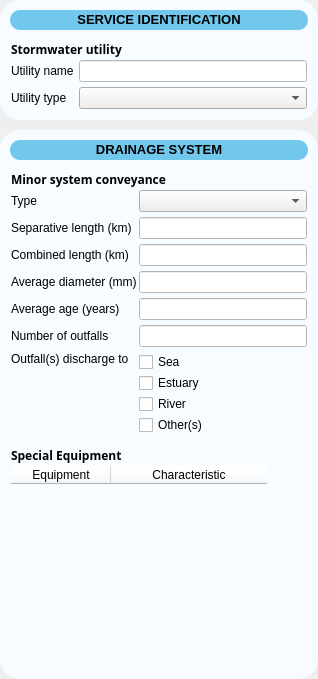
           <widget class="QWidget" name="Col3" native="true">
            <property name="sizePolicy">
             <sizepolicy hsizetype="Preferred" vsizetype="Preferred">
              <horstretch>0</horstretch>
              <verstretch>0</verstretch>
             </sizepolicy>
            </property>
            <property name="styleSheet">
             <string notr="true"/>
            </property>
            <layout class="QVBoxLayout" name="verticalLayout_56" stretch="0,0">
             <property name="spacing">
              <number>10</number>
             </property>
             <property name="leftMargin">
              <number>0</number>
             </property>
             <property name="topMargin">
              <number>0</number>
             </property>
             <property name="rightMargin">
              <number>0</number>
             </property>
             <property name="bottomMargin">
              <number>0</number>
             </property>
             <item>
              <widget class="QFrame" name="Service_Frame">
               <property name="styleSheet">
                <string notr="true">QFrame{
background-color: rgb(246, 252, 255);
border-radius: 20px
}</string>
               </property>
               <layout class="QVBoxLayout" name="verticalLayout_48" stretch="0,0">
                <property name="spacing">
                 <number>10</number>
                </property>
                <property name="leftMargin">
                 <number>10</number>
                </property>
                <property name="topMargin">
                 <number>10</number>
                </property>
                <property name="rightMargin">
                 <number>10</number>
                </property>
                <property name="bottomMargin">
                 <number>10</number>
                </property>
                <item>
                 <widget class="QLabel" name="Service_Label">
                  <property name="minimumSize">
                   <size>
                    <width>0</width>
                    <height>20</height>
                   </size>
                  </property>
                  <property name="font">
                   <font>
                    <pointsize>10</pointsize>
                   </font>
                  </property>
                  <property name="styleSheet">
                   <string notr="true">background-color: #71C7EC;	
border-radius: 10px</string>
                  </property>
                  <property name="text">
                   <string>&lt;html&gt;&lt;head/&gt;&lt;body&gt;&lt;p align=&quot;center&quot;&gt;&lt;span style=&quot; font-weight:700;&quot;&gt;SERVICE IDENTIFICATION&lt;/span&gt;&lt;/p&gt;&lt;/body&gt;&lt;/html&gt;</string>
                  </property>
                 </widget>
                </item>
                <item>
                 <widget class="QWidget" name="Utility_Widget" native="true">
                  <layout class="QVBoxLayout" name="verticalLayout_66" stretch="0,0">
                   <property name="spacing">
                    <number>2</number>
                   </property>
                   <property name="leftMargin">
                    <number>1</number>
                   </property>
                   <property name="topMargin">
                    <number>1</number>
                   </property>
                   <property name="rightMargin">
                    <number>1</number>
                   </property>
                   <property name="bottomMargin">
                    <number>1</number>
                   </property>
                   <item>
                    <widget class="QLabel" name="label_47">
                     <property name="font">
                      <font>
                       <family>Segoe UI Variable Text Semiligh</family>
                       <bold>true</bold>
                      </font>
                     </property>
                     <property name="text">
                      <string>Stormwater utility</string>
                     </property>
                     <property name="textFormat">
                      <enum>Qt::PlainText</enum>
                     </property>
                    </widget>
                   </item>
                   <item>
                    <layout class="QFormLayout" name="Utility_Forrm">
                     <property name="formAlignment">
                      <set>Qt::AlignLeading|Qt::AlignLeft|Qt::AlignVCenter</set>
                     </property>
                     <property name="horizontalSpacing">
                      <number>5</number>
                     </property>
                     <property name="verticalSpacing">
                      <number>5</number>
                     </property>
                     <item row="0" column="0">
                      <widget class="QLabel" name="UtilityName_Label">
                       <property name="text">
                        <string>Utility name</string>
                       </property>
                      </widget>
                     </item>
                     <item row="0" column="1">
                      <widget class="QLineEdit" name="UtilityName_LineEdit">
                       <property name="styleSheet">
                        <string notr="true">background-color: white</string>
                       </property>
                       <property name="alignment">
                        <set>Qt::AlignCenter</set>
                       </property>
                      </widget>
                     </item>
                     <item row="1" column="0">
                      <widget class="QLabel" name="UtilityType_Label">
                       <property name="text">
                        <string>Utility type</string>
                       </property>
                      </widget>
                     </item>
                     <item row="1" column="1">
                      <widget class="QComboBox" name="UtilityType_ComboBox">
                       <property name="editable">
                        <bool>false</bool>
                       </property>
                       <property name="currentText">
                        <string/>
                       </property>
                       <property name="placeholderText">
                        <string>Select utility type...</string>
                       </property>
                       <property name="frame">
                        <bool>true</bool>
                       </property>
                       <item>
                        <property name="text">
                         <string>Municipal department</string>
                        </property>
                       </item>
                       <item>
                        <property name="text">
                         <string>Public company</string>
                        </property>
                       </item>
                       <item>
                        <property name="text">
                         <string>Private company</string>
                        </property>
                       </item>
                      </widget>
                     </item>
                    </layout>
                   </item>
                  </layout>
                 </widget>
                </item>
               </layout>
              </widget>
             </item>
             <item>
              <widget class="QFrame" name="Drainage_Frame">
               <property name="styleSheet">
                <string notr="true">QFrame{
background-color: rgb(246, 252, 255);
border-radius: 20px
}</string>
               </property>
               <layout class="QVBoxLayout" name="verticalLayout_57" stretch="0,0,0,0">
                <property name="spacing">
                 <number>10</number>
                </property>
                <property name="leftMargin">
                 <number>10</number>
                </property>
                <property name="topMargin">
                 <number>10</number>
                </property>
                <property name="rightMargin">
                 <number>10</number>
                </property>
                <property name="bottomMargin">
                 <number>10</number>
                </property>
                <item>
                 <widget class="QLabel" name="Drainage_Label">
                  <property name="minimumSize">
                   <size>
                    <width>0</width>
                    <height>20</height>
                   </size>
                  </property>
                  <property name="font">
                   <font>
                    <pointsize>10</pointsize>
                   </font>
                  </property>
                  <property name="styleSheet">
                   <string notr="true">background-color: #71C7EC;
border-radius: 10px</string>
                  </property>
                  <property name="text">
                   <string>&lt;html&gt;&lt;head/&gt;&lt;body&gt;&lt;p align=&quot;center&quot;&gt;&lt;span style=&quot; font-weight:700;&quot;&gt;DRAINAGE SYSTEM&lt;/span&gt;&lt;/p&gt;&lt;/body&gt;&lt;/html&gt;</string>
                  </property>
                 </widget>
                </item>
                <item>
                 <widget class="QWidget" name="Minor_Widget" native="true">
                  <layout class="QVBoxLayout" name="verticalLayout_69" stretch="0,0">
                   <property name="spacing">
                    <number>2</number>
                   </property>
                   <property name="leftMargin">
                    <number>1</number>
                   </property>
                   <property name="topMargin">
                    <number>1</number>
                   </property>
                   <property name="rightMargin">
                    <number>1</number>
                   </property>
                   <property name="bottomMargin">
                    <number>1</number>
                   </property>
                   <item>
                    <widget class="QLabel" name="Minor_Label">
                     <property name="font">
                      <font>
                       <family>Segoe UI Variable Text Semiligh</family>
                       <bold>true</bold>
                      </font>
                     </property>
                     <property name="styleSheet">
                      <string notr="true"/>
                     </property>
                     <property name="text">
                      <string>Minor system conveyance</string>
                     </property>
                     <property name="textFormat">
                      <enum>Qt::PlainText</enum>
                     </property>
                    </widget>
                   </item>
                   <item>
                    <layout class="QFormLayout" name="Minor_Form">
                     <property name="formAlignment">
                      <set>Qt::AlignCenter</set>
                     </property>
                     <property name="verticalSpacing">
                      <number>5</number>
                     </property>
                     <property name="leftMargin">
                      <number>0</number>
                     </property>
                     <property name="topMargin">
                      <number>0</number>
                     </property>
                     <property name="rightMargin">
                      <number>0</number>
                     </property>
                     <property name="bottomMargin">
                      <number>0</number>
                     </property>
                     <item row="0" column="0">
                      <widget class="QLabel" name="Type_Label">
                       <property name="text">
                        <string>Type</string>
                       </property>
                      </widget>
                     </item>
                     <item row="1" column="0">
                      <widget class="QLabel" name="SepLenght_Label">
                       <property name="text">
                        <string>Separative length (km)</string>
                       </property>
                      </widget>
                     </item>
                     <item row="1" column="1">
                      <widget class="QLineEdit" name="SepLenght_LineEdit">
                       <property name="styleSheet">
                        <string notr="true">background-color: white</string>
                       </property>
                       <property name="alignment">
                        <set>Qt::AlignCenter</set>
                       </property>
                      </widget>
                     </item>
                     <item row="2" column="0">
                      <widget class="QLabel" name="CombLenght_Label">
                       <property name="text">
                        <string>Combined length (km)</string>
                       </property>
                      </widget>
                     </item>
                     <item row="2" column="1">
                      <widget class="QLineEdit" name="CombLenght_LineEdit">
                       <property name="styleSheet">
                        <string notr="true">background-color: white</string>
                       </property>
                       <property name="alignment">
                        <set>Qt::AlignCenter</set>
                       </property>
                      </widget>
                     </item>
                     <item row="3" column="0">
                      <widget class="QLabel" name="Diameter_Label">
                       <property name="text">
                        <string>Average diameter (mm)</string>
                       </property>
                      </widget>
                     </item>
                     <item row="3" column="1">
                      <widget class="QLineEdit" name="Diameter_LineEdit">
                       <property name="styleSheet">
                        <string notr="true">background-color: white</string>
                       </property>
                       <property name="alignment">
                        <set>Qt::AlignCenter</set>
                       </property>
                      </widget>
                     </item>
                     <item row="4" column="0">
                      <widget class="QLabel" name="Age_Label_2">
                       <property name="text">
                        <string>Average age (years)</string>
                       </property>
                      </widget>
                     </item>
                     <item row="4" column="1">
                      <widget class="QLineEdit" name="Age_LineEdit">
                       <property name="styleSheet">
                        <string notr="true">background-color: white</string>
                       </property>
                       <property name="alignment">
                        <set>Qt::AlignCenter</set>
                       </property>
                      </widget>
                     </item>
                     <item row="5" column="0">
                      <widget class="QLabel" name="Outfall_Label">
                       <property name="text">
                        <string>Number of outfalls</string>
                       </property>
                      </widget>
                     </item>
                     <item row="5" column="1">
                      <widget class="QLineEdit" name="Outfalls_LineEdit">
                       <property name="styleSheet">
                        <string notr="true">background-color: white</string>
                       </property>
                       <property name="alignment">
                        <set>Qt::AlignCenter</set>
                       </property>
                      </widget>
                     </item>
                     <item row="6" column="0">
                      <widget class="QLabel" name="Receiver_Label">
                       <property name="text">
                        <string>Outfall(s) discharge to</string>
                       </property>
                       <property name="alignment">
                        <set>Qt::AlignLeading|Qt::AlignLeft|Qt::AlignTop</set>
                       </property>
                      </widget>
                     </item>
                     <item row="6" column="1">
                      <widget class="QWidget" name="Receiver_Widget" native="true">
                       <layout class="QVBoxLayout" name="verticalLayout_8">
                        <property name="spacing">
                         <number>1</number>
                        </property>
                        <property name="leftMargin">
                         <number>0</number>
                        </property>
                        <property name="topMargin">
                         <number>0</number>
                        </property>
                        <property name="rightMargin">
                         <number>0</number>
                        </property>
                        <property name="bottomMargin">
                         <number>0</number>
                        </property>
                        <item>
                         <widget class="QCheckBox" name="Receiver_Sea">
                          <property name="text">
                           <string>Sea</string>
                          </property>
                         </widget>
                        </item>
                        <item>
                         <widget class="QCheckBox" name="Receiver_Estuary">
                          <property name="text">
                           <string>Estuary</string>
                          </property>
                         </widget>
                        </item>
                        <item>
                         <widget class="QCheckBox" name="Receiver_River">
                          <property name="text">
                           <string>River</string>
                          </property>
                         </widget>
                        </item>
                        <item>
                         <widget class="QCheckBox" name="Receiver_Other">
                          <property name="text">
                           <string>Other(s)</string>
                          </property>
                         </widget>
                        </item>
                       </layout>
                      </widget>
                     </item>
                     <item row="0" column="1">
                      <widget class="QComboBox" name="Type_ComboBox">
                       <property name="editable">
                        <bool>false</bool>
                       </property>
                       <property name="currentText">
                        <string/>
                       </property>
                       <property name="placeholderText">
                        <string>Select conveynace type...</string>
                       </property>
                       <property name="frame">
                        <bool>true</bool>
                       </property>
                       <item>
                        <property name="text">
                         <string>Separative</string>
                        </property>
                       </item>
                       <item>
                        <property name="text">
                         <string>Combined</string>
                        </property>
                       </item>
                       <item>
                        <property name="text">
                         <string>Mixed</string>
                        </property>
                       </item>
                      </widget>
                     </item>
                    </layout>
                   </item>
                  </layout>
                 </widget>
                </item>
                <item>
                 <widget class="QWidget" name="SpecialEq_Widget" native="true">
                  <layout class="QVBoxLayout" name="verticalLayout_68" stretch="0,0">
                   <property name="spacing">
                    <number>2</number>
                   </property>
                   <property name="sizeConstraint">
                    <enum>QLayout::SetDefaultConstraint</enum>
                   </property>
                   <property name="leftMargin">
                    <number>1</number>
                   </property>
                   <property name="topMargin">
                    <number>1</number>
                   </property>
                   <property name="rightMargin">
                    <number>1</number>
                   </property>
                   <property name="bottomMargin">
                    <number>1</number>
                   </property>
                   <item>
                    <widget class="QLabel" name="SpecialEq_Label">
                     <property name="font">
                      <font>
                       <family>Segoe UI Variable Text Semiligh</family>
                       <bold>true</bold>
                      </font>
                     </property>
                     <property name="text">
                      <string>Special Equipment</string>
                     </property>
                     <property name="textFormat">
                      <enum>Qt::PlainText</enum>
                     </property>
                     <property name="alignment">
                      <set>Qt::AlignLeading|Qt::AlignLeft|Qt::AlignVCenter</set>
                     </property>
                    </widget>
                   </item>
                   <item>
                    <widget class="QTableWidget" name="SpecialEq_Table">
                     <property name="sizePolicy">
                      <sizepolicy hsizetype="Maximum" vsizetype="Expanding">
                       <horstretch>0</horstretch>
                       <verstretch>0</verstretch>
                      </sizepolicy>
                     </property>
                     <property name="styleSheet">
                      <string notr="true"/>
                     </property>
                     <property name="sizeAdjustPolicy">
                      <enum>QAbstractScrollArea::AdjustIgnored</enum>
                     </property>
                     <property name="autoScrollMargin">
                      <number>10</number>
                     </property>
                     <property name="alternatingRowColors">
                      <bool>true</bool>
                     </property>
                     <property name="showGrid">
                      <bool>true</bool>
                     </property>
                     <property name="gridStyle">
                      <enum>Qt::SolidLine</enum>
                     </property>
                     <property name="sortingEnabled">
                      <bool>false</bool>
                     </property>
                     <property name="cornerButtonEnabled">
                      <bool>true</bool>
                     </property>
                     <property name="rowCount">
                      <number>0</number>
                     </property>
                     <property name="columnCount">
                      <number>2</number>
                     </property>
                     <attribute name="horizontalHeaderVisible">
                      <bool>true</bool>
                     </attribute>
                     <attribute name="horizontalHeaderCascadingSectionResizes">
                      <bool>false</bool>
                     </attribute>
                     <attribute name="horizontalHeaderMinimumSectionSize">
                      <number>30</number>
                     </attribute>
                     <attribute name="horizontalHeaderDefaultSectionSize">
                      <number>100</number>
                     </attribute>
                     <attribute name="horizontalHeaderHighlightSections">
                      <bool>true</bool>
                     </attribute>
                     <attribute name="horizontalHeaderShowSortIndicator" stdset="0">
                      <bool>false</bool>
                     </attribute>
                     <attribute name="horizontalHeaderStretchLastSection">
                      <bool>true</bool>
                     </attribute>
                     <attribute name="verticalHeaderVisible">
                      <bool>false</bool>
                     </attribute>
                     <attribute name="verticalHeaderMinimumSectionSize">
                      <number>20</number>
                     </attribute>
                     <attribute name="verticalHeaderHighlightSections">
                      <bool>false</bool>
                     </attribute>
                     <attribute name="verticalHeaderShowSortIndicator" stdset="0">
                      <bool>false</bool>
                     </attribute>
                     <column>
                      <property name="text">
                       <string>Equipment</string>
                      </property>
                     </column>
                     <column>
                      <property name="text">
                       <string>Characteristic</string>
                      </property>
                     </column>
                    </widget>
                   </item>
                  </layout>
                 </widget>
                </item>
                <item>
                 <spacer name="verticalSpacer_10">
                  <property name="orientation">
                   <enum>Qt::Vertical</enum>
                  </property>
                  <property name="sizeType">
                   <enum>QSizePolicy::Minimum</enum>
                  </property>
                  <property name="sizeHint" stdset="0">
                   <size>
                    <width>20</width>
                    <height>10</height>
                   </size>
                  </property>
                 </spacer>
                </item>
               </layout>
              </widget>
             </item>
            </layout>
           </widget>
